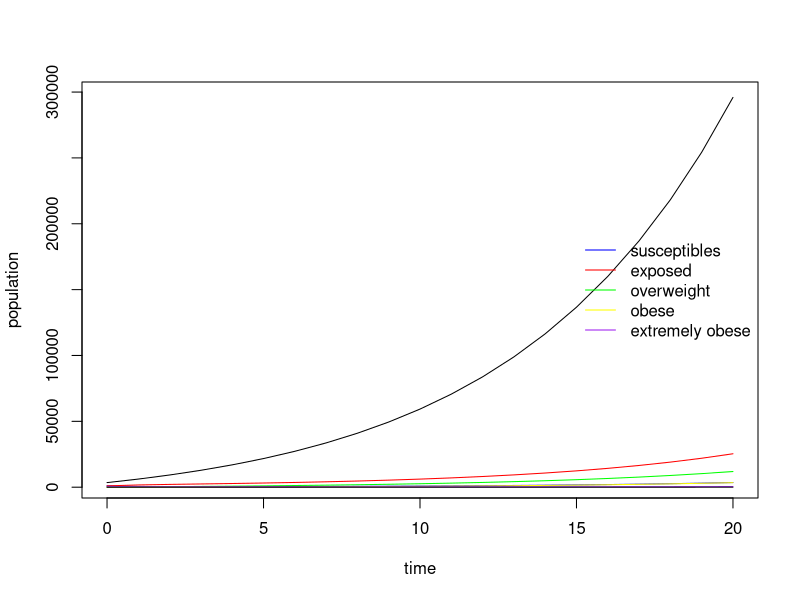

The R script that drew this image:
library(deSolve)

IC <- c(
  N = 3490,
  S = 1000,
  E = 1000,
  I1 = 100,
  I2 = 50,
  I3 = 340,
  R = 0 #recovered must be 0 initially
) #Fill in the initial values

times = seq(0,20, 1) #Create a sequence of times

pars = c(
  a = 0.095,
  a1 = 0.065,
  a2 = 0.018,
  p = 0.4,
  mu = 0.05,
  z = 0.35,
  x = 0.25,
  e1 = 0.1,
  e2 = 0.25,
  k1 = 0.5,
  k2 = 0.75,
  #i directly changed 1-k to 0.5 in the equations above
  gamma = 0.6,
  alpha = 0.28,
  beta2 = 0.05,
  beta3 = 0.03,
  D = 0.005,
  D0 = 0.01,
  rho = 0.01,
  rho1 = 0.005
)

SIRODE <- function(t, vars, pars) {
  with(as.list(c(vars,pars)), { #This let's you use S, I, beta, and gamma directly 
    N = S + E+ I1 + I2 + I3 + R
    
    dSdt = (1 - p)*mu*N + (1-z)*mu*N + (1-x)*mu*N- D*S - ((e1 + k1)*I1*S)/N - ((e2 + k2)*I2*S)/N - alpha*S - gamma*S
    
    dEdt = p*mu*N + z*mu*N + x*mu*N - D*E - a*E + ((e1 + k1)*I1*S)/N +  ((e2 + k2)*I2*S)/N + (0.5)*R + alpha*S + gamma*S
    
    dI1dt = -D*I1 +  a*E - a1*I1 - (rho*I1*S)/N + beta2*I2
    
    dI2dt = -D0*I2 + a1*I1 - a2*I2 - beta2*I2 + beta3*I3
    
    dI3dt = -(D0*I3) + a2*I2 - beta3*I3
    
    dRdt = -(D*R) + (rho1*I1*S)/N - (0.5)*R
    list(c(N,dSdt,dEdt,dI1dt,dI2dt,dI3dt,dRdt))
  }) }
output <- lsoda(IC, times, SIRODE, pars) 
plot(output[,1],output[,2],type="l", xlab = "time", ylab="population")
lines(output[,1],output[,3],col="blue") #Infected
lines(output[,1],output[,4],col="red")
lines(output[,1],output[,5],col="green")
lines(output[,1],output[,6],col="yellow")
lines(output[,1],output[,7],col="purple")
lines(output[,1],output[,8],col="black")

legend("right", c("susceptibles", "exposed", "overweight", "obese", "extremely obese"),
       col = c("blue", "red", "green", "yellow", "purple", "black"), lty = 1, bty = "n")
